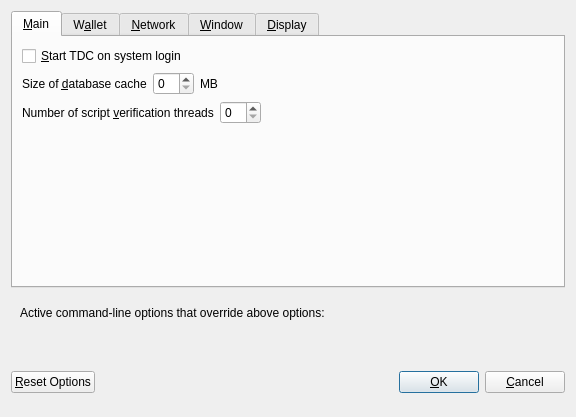
<?xml version="1.0" encoding="UTF-8"?>
<ui version="4.0">
 <class>OptionsDialog</class>
 <widget class="QDialog" name="OptionsDialog">
  <property name="geometry">
   <rect>
    <x>0</x>
    <y>0</y>
    <width>576</width>
    <height>417</height>
   </rect>
  </property>
  <property name="windowTitle">
   <string>Options</string>
  </property>
  <property name="modal">
   <bool>true</bool>
  </property>
  <layout class="QVBoxLayout" name="verticalLayout">
   <item>
    <widget class="QTabWidget" name="tabWidget">
     <property name="currentIndex">
      <number>0</number>
     </property>
     <widget class="QWidget" name="tabMain">
      <attribute name="title">
       <string>&amp;Main</string>
      </attribute>
      <layout class="QVBoxLayout" name="verticalLayout_Main">
       <item>
        <widget class="QCheckBox" name="bitcoinAtStartup">
         <property name="toolTip">
          <string>Automatically start TDC after logging in to the system.</string>
         </property>
         <property name="text">
          <string>&amp;Start TDC on system login</string>
         </property>
        </widget>
       </item>
       <item>
        <layout class="QHBoxLayout" name="horizontalLayout_2_Main">
         <item>
          <widget class="QLabel" name="databaseCacheLabel">
           <property name="text">
            <string>Size of &amp;database cache</string>
           </property>
           <property name="textFormat">
            <enum>Qt::PlainText</enum>
           </property>
           <property name="buddy">
            <cstring>databaseCache</cstring>
           </property>
          </widget>
         </item>
         <item>
          <widget class="QSpinBox" name="databaseCache"/>
         </item>
         <item>
          <widget class="QLabel" name="databaseCacheUnitLabel">
           <property name="text">
            <string>MB</string>
           </property>
           <property name="textFormat">
            <enum>Qt::PlainText</enum>
           </property>
          </widget>
         </item>
         <item>
          <spacer name="horizontalSpacer_2_Main">
           <property name="orientation">
            <enum>Qt::Horizontal</enum>
           </property>
           <property name="sizeHint" stdset="0">
            <size>
             <width>40</width>
             <height>20</height>
            </size>
           </property>
          </spacer>
         </item>
        </layout>
       </item>
       <item>
        <layout class="QHBoxLayout" name="horizontalLayout_3_Main">
         <item>
          <widget class="QLabel" name="threadsScriptVerifLabel">
           <property name="text">
            <string>Number of script &amp;verification threads</string>
           </property>
           <property name="textFormat">
            <enum>Qt::PlainText</enum>
           </property>
           <property name="buddy">
            <cstring>threadsScriptVerif</cstring>
           </property>
          </widget>
         </item>
         <item>
          <widget class="QSpinBox" name="threadsScriptVerif">
           <property name="toolTip">
            <string>(0 = auto, &lt;0 = leave that many cores free)</string>
           </property>
          </widget>
         </item>
         <item>
          <spacer name="horizontalSpacer_3_Main">
           <property name="orientation">
            <enum>Qt::Horizontal</enum>
           </property>
           <property name="sizeHint" stdset="0">
            <size>
             <width>40</width>
             <height>20</height>
            </size>
           </property>
          </spacer>
         </item>
        </layout>
       </item>
       <item>
        <spacer name="verticalSpacer_Main">
         <property name="orientation">
          <enum>Qt::Vertical</enum>
         </property>
         <property name="sizeHint" stdset="0">
          <size>
           <width>20</width>
           <height>40</height>
          </size>
         </property>
        </spacer>
       </item>
      </layout>
     </widget>
     <widget class="QWidget" name="tabWallet">
      <attribute name="title">
       <string>W&amp;allet</string>
      </attribute>
      <layout class="QVBoxLayout" name="verticalLayout_Wallet">
       <item>
        <widget class="QGroupBox" name="groupBox">
         <property name="title">
          <string>Expert</string>
         </property>
         <layout class="QVBoxLayout" name="verticalLayout_2">
          <item>
           <widget class="QCheckBox" name="coinControlFeatures">
            <property name="toolTip">
             <string>Whether to show coin control features or not.</string>
            </property>
            <property name="text">
             <string>Enable coin &amp;control features</string>
            </property>
           </widget>
          </item>
          <item>
           <widget class="QCheckBox" name="showMasternodesTab">
            <property name="toolTip">
             <string>Show additional tab listing all your masternodes in first sub-tab&lt;br/&gt;and all masternodes on the network in second sub-tab.</string>
            </property>
            <property name="text">
             <string>Show Masternodes Tab</string>
            </property>
           </widget>
          </item>
          <item>
           <widget class="QCheckBox" name="spendZeroConfChange">
            <property name="toolTip">
             <string>If you disable the spending of unconfirmed change, the change from a transaction&lt;br/&gt;cannot be used until that transaction has at least one confirmation.&lt;br/&gt;This also affects how your balance is computed.</string>
            </property>
            <property name="text">
             <string>&amp;Spend unconfirmed change</string>
            </property>
           </widget>
          </item>
         </layout>
        </widget>
       </item>
       <item>
        <spacer name="verticalSpacer_Wallet">
         <property name="orientation">
          <enum>Qt::Vertical</enum>
         </property>
         <property name="sizeHint" stdset="0">
          <size>
           <width>20</width>
           <height>40</height>
          </size>
         </property>
        </spacer>
       </item>
      </layout>
     </widget>
     <widget class="QWidget" name="tabNetwork">
      <attribute name="title">
       <string>&amp;Network</string>
      </attribute>
      <layout class="QVBoxLayout" name="verticalLayout_Network">
       <item>
        <widget class="QCheckBox" name="mapPortUpnp">
         <property name="toolTip">
          <string>Automatically open the TDC client port on the router. This only works when your router supports UPnP and it is enabled.</string>
         </property>
         <property name="text">
          <string>Map port using &amp;UPnP</string>
         </property>
        </widget>
       </item>
       <item>
        <widget class="QCheckBox" name="allowIncoming">
         <property name="toolTip">
          <string>Accept connections from outside</string>
         </property>
         <property name="text">
          <string>Allow incoming connections</string>
         </property>
        </widget>
       </item>
       <item>
        <widget class="QCheckBox" name="connectSocks">
         <property name="toolTip">
          <string>Connect to the TDC network through a SOCKS5 proxy.</string>
         </property>
         <property name="text">
          <string>&amp;Connect through SOCKS5 proxy (default proxy):</string>
         </property>
        </widget>
       </item>
       <item>
        <layout class="QHBoxLayout" name="horizontalLayout_1_Network">
         <item>
          <widget class="QLabel" name="proxyIpLabel">
           <property name="text">
            <string>Proxy &amp;IP:</string>
           </property>
           <property name="textFormat">
            <enum>Qt::PlainText</enum>
           </property>
           <property name="buddy">
            <cstring>proxyIp</cstring>
           </property>
          </widget>
         </item>
         <item>
          <widget class="QValidatedLineEdit" name="proxyIp">
           <property name="minimumSize">
            <size>
             <width>140</width>
             <height>0</height>
            </size>
           </property>
           <property name="maximumSize">
            <size>
             <width>140</width>
             <height>16777215</height>
            </size>
           </property>
           <property name="toolTip">
            <string>IP address of the proxy (e.g. IPv4: 127.0.0.1 / IPv6: ::1)</string>
           </property>
          </widget>
         </item>
         <item>
          <widget class="QLabel" name="proxyPortLabel">
           <property name="text">
            <string>&amp;Port:</string>
           </property>
           <property name="textFormat">
            <enum>Qt::PlainText</enum>
           </property>
           <property name="buddy">
            <cstring>proxyPort</cstring>
           </property>
          </widget>
         </item>
         <item>
          <widget class="QLineEdit" name="proxyPort">
           <property name="minimumSize">
            <size>
             <width>55</width>
             <height>0</height>
            </size>
           </property>
           <property name="maximumSize">
            <size>
             <width>55</width>
             <height>16777215</height>
            </size>
           </property>
           <property name="toolTip">
            <string>Port of the proxy (e.g. 9050)</string>
           </property>
          </widget>
         </item>
         <item>
          <spacer name="horizontalSpacer_1_Network">
           <property name="orientation">
            <enum>Qt::Horizontal</enum>
           </property>
           <property name="sizeHint" stdset="0">
            <size>
             <width>40</width>
             <height>20</height>
            </size>
           </property>
          </spacer>
         </item>
        </layout>
       </item>
       <item>
        <spacer name="verticalSpacer_Network">
         <property name="orientation">
          <enum>Qt::Vertical</enum>
         </property>
         <property name="sizeHint" stdset="0">
          <size>
           <width>20</width>
           <height>40</height>
          </size>
         </property>
        </spacer>
       </item>
      </layout>
     </widget>
     <widget class="QWidget" name="tabWindow">
      <attribute name="title">
       <string>&amp;Window</string>
      </attribute>
      <layout class="QVBoxLayout" name="verticalLayout_Window">
       <item>
        <widget class="QCheckBox" name="minimizeToTray">
         <property name="toolTip">
          <string>Show only a tray icon after minimizing the window.</string>
         </property>
         <property name="text">
          <string>&amp;Minimize to the tray instead of the taskbar</string>
         </property>
        </widget>
       </item>
       <item>
        <widget class="QCheckBox" name="minimizeOnClose">
         <property name="toolTip">
          <string>Minimize instead of exit the application when the window is closed. When this option is enabled, the application will be closed only after selecting Quit in the menu.</string>
         </property>
         <property name="text">
          <string>M&amp;inimize on close</string>
         </property>
        </widget>
       </item>
       <item>
        <spacer name="verticalSpacer_Window">
         <property name="orientation">
          <enum>Qt::Vertical</enum>
         </property>
         <property name="sizeHint" stdset="0">
          <size>
           <width>20</width>
           <height>40</height>
          </size>
         </property>
        </spacer>
       </item>
      </layout>
     </widget>
     <widget class="QWidget" name="tabDisplay">
      <attribute name="title">
       <string>&amp;Display</string>
      </attribute>
      <layout class="QVBoxLayout" name="verticalLayout_Display">
       <item>
        <layout class="QHBoxLayout" name="horizontalLayout_1_Display">
         <item>
          <widget class="QLabel" name="langLabel">
           <property name="text">
            <string>User Interface &amp;language:</string>
           </property>
           <property name="textFormat">
            <enum>Qt::PlainText</enum>
           </property>
           <property name="buddy">
            <cstring>lang</cstring>
           </property>
          </widget>
         </item>
         <item>
          <widget class="QValueComboBox" name="lang">
           <property name="toolTip">
            <string>The user interface language can be set here. This setting will take effect after restarting TDC.</string>
           </property>
          </widget>
         </item>
        </layout>
       </item>
       <item>
        <widget class="QLabel" name="label_3">
         <property name="toolTip">
          <string notr="true"/>
         </property>
         <property name="statusTip">
          <string notr="true"/>
         </property>
         <property name="whatsThis">
          <string notr="true"/>
         </property>
         <property name="accessibleName">
          <string notr="true"/>
         </property>
         <property name="text">
          <string> </string>
         </property>
         <property name="wordWrap">
          <bool>true</bool>
         </property>
         <property name="openExternalLinks">
          <bool>true</bool>
         </property>
         <property name="textInteractionFlags">
          <set>Qt::TextBrowserInteraction</set>
         </property>
        </widget>
       </item>
       <item>
        <layout class="QHBoxLayout" name="horizontalLayout_4_Display" stretch="0,0">
         <item>
          <widget class="QLabel" name="themeLabel">
           <property name="text">
            <string>User Interface Theme:</string>
           </property>
          </widget>
         </item>
         <item>
          <widget class="QValueComboBox" name="theme"/>
         </item>
        </layout>
       </item>
       <item>
        <widget class="Line" name="line">
         <property name="orientation">
          <enum>Qt::Horizontal</enum>
         </property>
        </widget>
       </item>
       <item>
        <layout class="QHBoxLayout" name="horizontalLayout_2_Display">
         <item>
          <widget class="QLabel" name="unitLabel">
           <property name="text">
            <string>&amp;Unit to show amounts in:</string>
           </property>
           <property name="textFormat">
            <enum>Qt::PlainText</enum>
           </property>
           <property name="buddy">
            <cstring>unit</cstring>
           </property>
          </widget>
         </item>
         <item>
          <widget class="QValueComboBox" name="unit">
           <property name="toolTip">
            <string>Choose the default subdivision unit to show in the interface and when sending coins.</string>
           </property>
          </widget>
         </item>
        </layout>
       </item>
       <item>
        <layout class="QHBoxLayout" name="horizontalLayout_5_Display">
         <item>
          <widget class="QLabel" name="digitsLabel">
           <property name="text">
            <string>Decimal digits</string>
           </property>
          </widget>
         </item>
         <item>
          <widget class="QValueComboBox" name="digits"/>
         </item>
        </layout>
       </item>
       <item>
        <layout class="QHBoxLayout" name="horizontalLayout_3_Display">
         <item>
          <widget class="QLabel" name="thirdPartyTxUrlsLabel">
           <property name="toolTip">
            <string>Third party URLs (e.g. a block explorer) that appear in the transactions tab as context menu items. %s in the URL is replaced by transaction hash. Multiple URLs are separated by vertical bar |.</string>
           </property>
           <property name="text">
            <string>Third party transaction URLs</string>
           </property>
           <property name="buddy">
            <cstring>thirdPartyTxUrls</cstring>
           </property>
          </widget>
         </item>
         <item>
          <widget class="QLineEdit" name="thirdPartyTxUrls">
           <property name="toolTip">
            <string>Third party URLs (e.g. a block explorer) that appear in the transactions tab as context menu items. %s in the URL is replaced by transaction hash. Multiple URLs are separated by vertical bar |.</string>
           </property>
          </widget>
         </item>
        </layout>
       </item>
       <item>
        <spacer name="verticalSpacer">
         <property name="orientation">
          <enum>Qt::Vertical</enum>
         </property>
         <property name="sizeHint" stdset="0">
          <size>
           <width>20</width>
           <height>40</height>
          </size>
         </property>
        </spacer>
       </item>
      </layout>
     </widget>
    </widget>
   </item>
   <item>
    <widget class="QFrame" name="frame">
     <layout class="QVBoxLayout" name="verticalLayout_Bottom">
      <item>
       <layout class="QHBoxLayout" name="horizontalLayout_Bottom">
        <item>
         <widget class="QLabel" name="overriddenByCommandLineInfoLabel">
          <property name="text">
           <string>Active command-line options that override above options:</string>
          </property>
          <property name="textFormat">
           <enum>Qt::PlainText</enum>
          </property>
         </widget>
        </item>
        <item>
         <spacer name="horizontalSpacer_Bottom">
          <property name="orientation">
           <enum>Qt::Horizontal</enum>
          </property>
          <property name="sizeHint" stdset="0">
           <size>
            <width>40</width>
            <height>20</height>
           </size>
          </property>
         </spacer>
        </item>
       </layout>
      </item>
      <item>
       <widget class="QLabel" name="overriddenByCommandLineLabel">
        <property name="text">
         <string/>
        </property>
        <property name="textFormat">
         <enum>Qt::PlainText</enum>
        </property>
        <property name="wordWrap">
         <bool>true</bool>
        </property>
       </widget>
      </item>
     </layout>
    </widget>
   </item>
   <item>
    <layout class="QHBoxLayout" name="horizontalLayout_Buttons">
     <item>
      <widget class="QPushButton" name="resetButton">
       <property name="toolTip">
        <string>Reset all client options to default.</string>
       </property>
       <property name="text">
        <string>&amp;Reset Options</string>
       </property>
       <property name="autoDefault">
        <bool>false</bool>
       </property>
      </widget>
     </item>
     <item>
      <spacer name="horizontalSpacer_1">
       <property name="orientation">
        <enum>Qt::Horizontal</enum>
       </property>
       <property name="sizeHint" stdset="0">
        <size>
         <width>40</width>
         <height>48</height>
        </size>
       </property>
      </spacer>
     </item>
     <item>
      <widget class="QLabel" name="statusLabel">
       <property name="minimumSize">
        <size>
         <width>200</width>
         <height>0</height>
        </size>
       </property>
       <property name="font">
        <font>
         <weight>75</weight>
         <bold>true</bold>
        </font>
       </property>
       <property name="text">
        <string/>
       </property>
       <property name="textFormat">
        <enum>Qt::PlainText</enum>
       </property>
       <property name="wordWrap">
        <bool>true</bool>
       </property>
      </widget>
     </item>
     <item>
      <spacer name="horizontalSpacer_2">
       <property name="orientation">
        <enum>Qt::Horizontal</enum>
       </property>
       <property name="sizeHint" stdset="0">
        <size>
         <width>40</width>
         <height>48</height>
        </size>
       </property>
      </spacer>
     </item>
     <item>
      <widget class="QPushButton" name="okButton">
       <property name="text">
        <string>&amp;OK</string>
       </property>
       <property name="autoDefault">
        <bool>false</bool>
       </property>
       <property name="default">
        <bool>true</bool>
       </property>
      </widget>
     </item>
     <item>
      <widget class="QPushButton" name="cancelButton">
       <property name="text">
        <string>&amp;Cancel</string>
       </property>
       <property name="autoDefault">
        <bool>false</bool>
       </property>
      </widget>
     </item>
    </layout>
   </item>
  </layout>
 </widget>
 <customwidgets>
  <customwidget>
   <class>QValidatedLineEdit</class>
   <extends>QLineEdit</extends>
   <header>qvalidatedlineedit.h</header>
  </customwidget>
  <customwidget>
   <class>QValueComboBox</class>
   <extends>QComboBox</extends>
   <header>qvaluecombobox.h</header>
  </customwidget>
 </customwidgets>
 <resources/>
 <connections/>
</ui>
